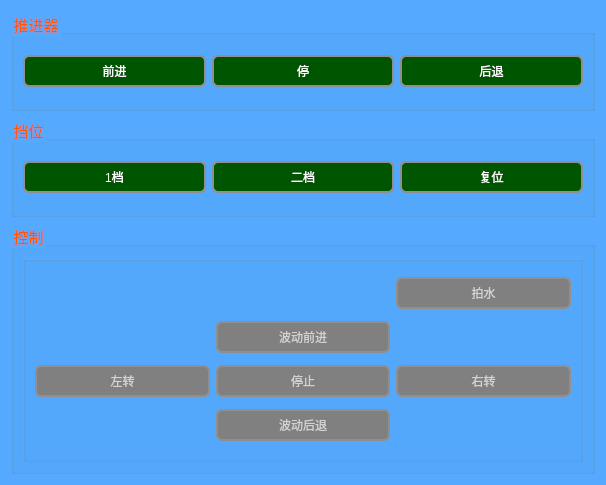
<?xml version="1.0" encoding="UTF-8"?>
<ui version="4.0">
 <class>control</class>
 <widget class="QWidget" name="control">
  <property name="geometry">
   <rect>
    <x>0</x>
    <y>0</y>
    <width>606</width>
    <height>485</height>
   </rect>
  </property>
  <property name="windowTitle">
   <string>Form</string>
  </property>
  <property name="styleSheet">
   <string notr="true">background-color:rgb(85, 170, 255)</string>
  </property>
  <layout class="QVBoxLayout" name="verticalLayout">
   <item>
    <widget class="QGroupBox" name="groupBox_2">
     <property name="maximumSize">
      <size>
       <width>16777215</width>
       <height>100</height>
      </size>
     </property>
     <property name="font">
      <font>
       <pointsize>11</pointsize>
      </font>
     </property>
     <property name="styleSheet">
      <string notr="true">color:rgb(255, 85, 0)</string>
     </property>
     <property name="title">
      <string>推进器</string>
     </property>
     <layout class="QHBoxLayout" name="horizontalLayout_2">
      <item>
       <widget class="QPushButton" name="forward">
        <property name="styleSheet">
         <string notr="true">QPushButton{
color:rgb(255, 255, 255);
background-color:rgb(0, 85, 0);
border: 2px solid #8f8f91;
border-radius:6px;
padding:5px 10px;
}
QPushButton:hover{
background-color:rgb(0, 0, 0);
}
QPushButton:pressed{
border-style:inset;
padding-top:6px;
padding-left:11px;
}

</string>
        </property>
        <property name="text">
         <string>前进</string>
        </property>
       </widget>
      </item>
      <item>
       <widget class="QPushButton" name="stop">
        <property name="styleSheet">
         <string notr="true">QPushButton{
color:rgb(255, 255, 255);
background-color:rgb(0, 85, 0);
border: 2px solid #8f8f91;
border-radius:6px;
padding:5px 10px;
}
QPushButton:hover{
background-color:rgb(0, 0, 0);
}
QPushButton:pressed{
border-style:inset;
padding-top:6px;
padding-left:11px;
}

</string>
        </property>
        <property name="text">
         <string>停</string>
        </property>
       </widget>
      </item>
      <item>
       <widget class="QPushButton" name="backward">
        <property name="styleSheet">
         <string notr="true">QPushButton{
color:rgb(255, 255, 255);
background-color:rgb(0, 85, 0);
border: 2px solid #8f8f91;
border-radius:6px;
padding:5px 10px;
}
QPushButton:hover{
background-color:rgb(0, 0, 0);
}
QPushButton:pressed{
border-style:inset;
padding-top:6px;
padding-left:11px;
}

</string>
        </property>
        <property name="text">
         <string>后退</string>
        </property>
       </widget>
      </item>
     </layout>
    </widget>
   </item>
   <item>
    <widget class="QGroupBox" name="groupBox">
     <property name="maximumSize">
      <size>
       <width>16777215</width>
       <height>100</height>
      </size>
     </property>
     <property name="font">
      <font>
       <pointsize>11</pointsize>
      </font>
     </property>
     <property name="styleSheet">
      <string notr="true">color:rgb(255, 85, 0)</string>
     </property>
     <property name="title">
      <string>挡位</string>
     </property>
     <layout class="QHBoxLayout" name="horizontalLayout">
      <item>
       <widget class="QPushButton" name="One">
        <property name="styleSheet">
         <string notr="true">QPushButton{
color:rgb(255, 255, 255);
background-color:rgb(0, 85, 0);
border: 2px solid #8f8f91;
border-radius:6px;
padding:5px 10px;
}
QPushButton:hover{
background-color:rgb(0, 0, 0);
}
QPushButton:pressed{
border-style:inset;
padding-top:6px;
padding-left:11px;
}

</string>
        </property>
        <property name="text">
         <string>1档</string>
        </property>
       </widget>
      </item>
      <item>
       <widget class="QPushButton" name="Two">
        <property name="styleSheet">
         <string notr="true">QPushButton{
color:rgb(255, 255, 255);
background-color:rgb(0, 85, 0);
border: 2px solid #8f8f91;
border-radius:6px;
padding:5px 10px;
}
QPushButton:hover{
background-color:rgb(0, 0, 0);
}
QPushButton:pressed{
border-style:inset;
padding-top:6px;
padding-left:11px;
}

</string>
        </property>
        <property name="text">
         <string>二档</string>
        </property>
       </widget>
      </item>
      <item>
       <widget class="QPushButton" name="Zero">
        <property name="styleSheet">
         <string notr="true">QPushButton{
color:rgb(255, 255, 255);
background-color:rgb(0, 85, 0);
border: 2px solid #8f8f91;
border-radius:6px;
padding:5px 10px;
}
QPushButton:hover{
background-color:rgb(0, 0, 0);
}
QPushButton:pressed{
border-style:inset;
padding-top:6px;
padding-left:11px;
}

</string>
        </property>
        <property name="text">
         <string>复位</string>
        </property>
       </widget>
      </item>
     </layout>
    </widget>
   </item>
   <item>
    <widget class="QGroupBox" name="groupBox_3">
     <property name="font">
      <font>
       <pointsize>11</pointsize>
      </font>
     </property>
     <property name="styleSheet">
      <string notr="true">color:rgb(255, 85, 0)</string>
     </property>
     <property name="title">
      <string>控制</string>
     </property>
     <layout class="QHBoxLayout" name="horizontalLayout_3">
      <item>
       <widget class="QGroupBox" name="groupBox_4">
        <property name="font">
         <font>
          <pointsize>11</pointsize>
         </font>
        </property>
        <property name="title">
         <string/>
        </property>
        <layout class="QGridLayout" name="gridLayout">
         <item row="2" column="1">
          <widget class="QPushButton" name="pause">
           <property name="enabled">
            <bool>false</bool>
           </property>
           <property name="styleSheet">
            <string notr="true">QPushButton{
color:rgb(255, 255, 255);
background-color:rgb(0, 85, 0);
border: 2px solid #8f8f91;
border-radius:6px;
padding:5px 10px;
}
QPushButton:hover{
background-color:rgb(0, 0, 0)
}
QPushButton:disabled{
background-color:gray;
color:lightgray;
}
QPushButton:pressed{
border-style:inset;
padding-top:6px;
padding-left:11px;
}</string>
           </property>
           <property name="text">
            <string>停止</string>
           </property>
          </widget>
         </item>
         <item row="2" column="2">
          <widget class="QPushButton" name="right">
           <property name="enabled">
            <bool>false</bool>
           </property>
           <property name="styleSheet">
            <string notr="true">QPushButton{
color:rgb(255, 255, 255);
background-color:rgb(0, 85, 0);
border: 2px solid #8f8f91;
border-radius:6px;
padding:5px 10px;
}
QPushButton:hover{
background-color:rgb(0, 0, 0)
}
QPushButton:disabled{
background-color:gray;
color:lightgray;
}
QPushButton:pressed{
border-style:inset;
padding-top:6px;
padding-left:11px;
}</string>
           </property>
           <property name="text">
            <string>右转</string>
           </property>
          </widget>
         </item>
         <item row="1" column="1">
          <widget class="QPushButton" name="go">
           <property name="enabled">
            <bool>false</bool>
           </property>
           <property name="styleSheet">
            <string notr="true">QPushButton{
color:rgb(255, 255, 255);
background-color:rgb(0, 85, 0);
border: 2px solid #8f8f91;
border-radius:6px;
padding:5px 10px;
}
QPushButton:hover{
background-color:rgb(0, 0, 0)
}
QPushButton:disabled{
background-color:gray;
color:lightgray;
}
QPushButton:pressed{
border-style:inset;
padding-top:6px;
padding-left:11px;
}</string>
           </property>
           <property name="text">
            <string>波动前进</string>
           </property>
          </widget>
         </item>
         <item row="3" column="1">
          <widget class="QPushButton" name="back">
           <property name="enabled">
            <bool>false</bool>
           </property>
           <property name="styleSheet">
            <string notr="true">QPushButton{
color:rgb(255, 255, 255);
background-color:rgb(0, 85, 0);
border: 2px solid #8f8f91;
border-radius:6px;
padding:5px 10px;
}
QPushButton:hover{
background-color:rgb(0, 0, 0)
}
QPushButton:disabled{
background-color:gray;
color:lightgray;
}
QPushButton:pressed{
border-style:inset;
padding-top:6px;
padding-left:11px;
}</string>
           </property>
           <property name="text">
            <string>波动后退</string>
           </property>
          </widget>
         </item>
         <item row="2" column="0">
          <widget class="QPushButton" name="left">
           <property name="enabled">
            <bool>false</bool>
           </property>
           <property name="styleSheet">
            <string notr="true">QPushButton{
color:rgb(255, 255, 255);
background-color:rgb(0, 85, 0);
border: 2px solid #8f8f91;
border-radius:6px;
padding:5px 10px;
}
QPushButton:hover{
background-color:rgb(0, 0, 0)
}
QPushButton:disabled{
background-color:gray;
color:lightgray;
}
QPushButton:pressed{
border-style:inset;
padding-top:6px;
padding-left:11px;
}</string>
           </property>
           <property name="text">
            <string>左转</string>
           </property>
          </widget>
         </item>
         <item row="0" column="2">
          <widget class="QPushButton" name="beat">
           <property name="enabled">
            <bool>false</bool>
           </property>
           <property name="styleSheet">
            <string notr="true">QPushButton{
color:rgb(255, 255, 255);
background-color:rgb(0, 85, 0);
border: 2px solid #8f8f91;
border-radius:6px;
padding:5px 10px;
}
QPushButton:hover{
background-color:rgb(0, 0, 0)
}
QPushButton:disabled{
background-color:gray;
color:lightgray;
}
QPushButton:pressed{
border-style:inset;
padding-top:6px;
padding-left:11px;
}</string>
           </property>
           <property name="text">
            <string>拍水</string>
           </property>
          </widget>
         </item>
        </layout>
       </widget>
      </item>
     </layout>
    </widget>
   </item>
  </layout>
 </widget>
 <resources/>
 <connections/>
</ui>
